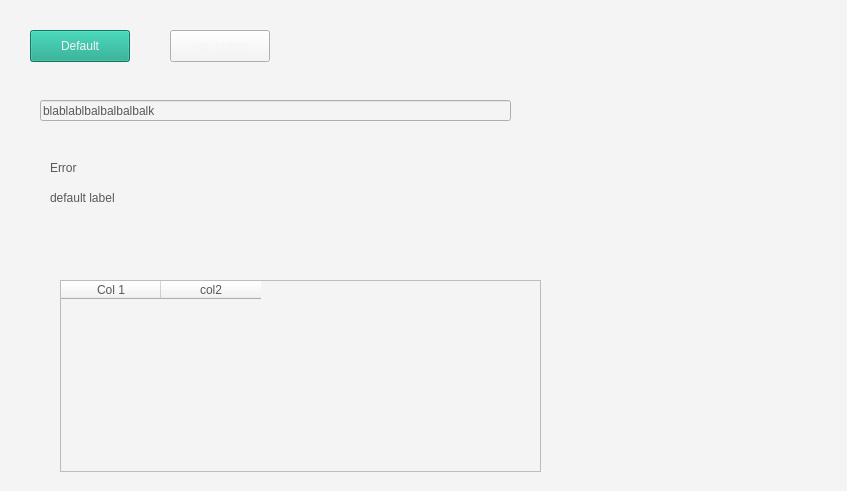
<?xml version="1.0" encoding="UTF-8"?>
<ui version="4.0">
 <class>Form</class>
 <widget class="QWidget" name="Form">
  <property name="geometry">
   <rect>
    <x>0</x>
    <y>0</y>
    <width>847</width>
    <height>491</height>
   </rect>
  </property>
  <property name="windowTitle">
   <string>Form</string>
  </property>
  <property name="styleSheet">
   <string notr="true">QWidget
{
      background-color: rgb(245, 244, 244);
      color: rgb(88, 88, 90);
}


QPushButton
{
	background-color: rgb(21, 165, 137);
    color: rgb(245, 244, 244);
}

QPushButton#sign
{
    background-color: rgb(245, 244, 244);
}

QLineEdit, QTableWidget
{
    background-color: rgb(245, 244, 244);
    color: rgb(88, 88, 90);
    selection-background-color: rgb(21, 165, 137);
    selection-color: rgb(245, 244, 244)
}</string>
  </property>
  <widget class="QPushButton" name="pushButton">
   <property name="geometry">
    <rect>
     <x>30</x>
     <y>30</y>
     <width>100</width>
     <height>32</height>
    </rect>
   </property>
   <property name="text">
    <string>Default</string>
   </property>
  </widget>
  <widget class="QPushButton" name="sign">
   <property name="geometry">
    <rect>
     <x>170</x>
     <y>30</y>
     <width>100</width>
     <height>32</height>
    </rect>
   </property>
   <property name="text">
    <string>sign button</string>
   </property>
  </widget>
  <widget class="QLineEdit" name="lineEdit">
   <property name="geometry">
    <rect>
     <x>40</x>
     <y>100</y>
     <width>471</width>
     <height>21</height>
    </rect>
   </property>
   <property name="text">
    <string>blablablbalbalbalbalk</string>
   </property>
  </widget>
  <widget class="QLabel" name="error_label">
   <property name="geometry">
    <rect>
     <x>50</x>
     <y>160</y>
     <width>491</width>
     <height>16</height>
    </rect>
   </property>
   <property name="text">
    <string>Error</string>
   </property>
  </widget>
  <widget class="QLabel" name="label">
   <property name="geometry">
    <rect>
     <x>50</x>
     <y>190</y>
     <width>551</width>
     <height>16</height>
    </rect>
   </property>
   <property name="text">
    <string>default label</string>
   </property>
  </widget>
  <widget class="QTableWidget" name="tableWidget">
   <property name="geometry">
    <rect>
     <x>60</x>
     <y>280</y>
     <width>481</width>
     <height>192</height>
    </rect>
   </property>
   <column>
    <property name="text">
     <string>Col 1</string>
    </property>
   </column>
   <column>
    <property name="text">
     <string>col2</string>
    </property>
   </column>
  </widget>
 </widget>
 <resources/>
 <connections/>
</ui>
